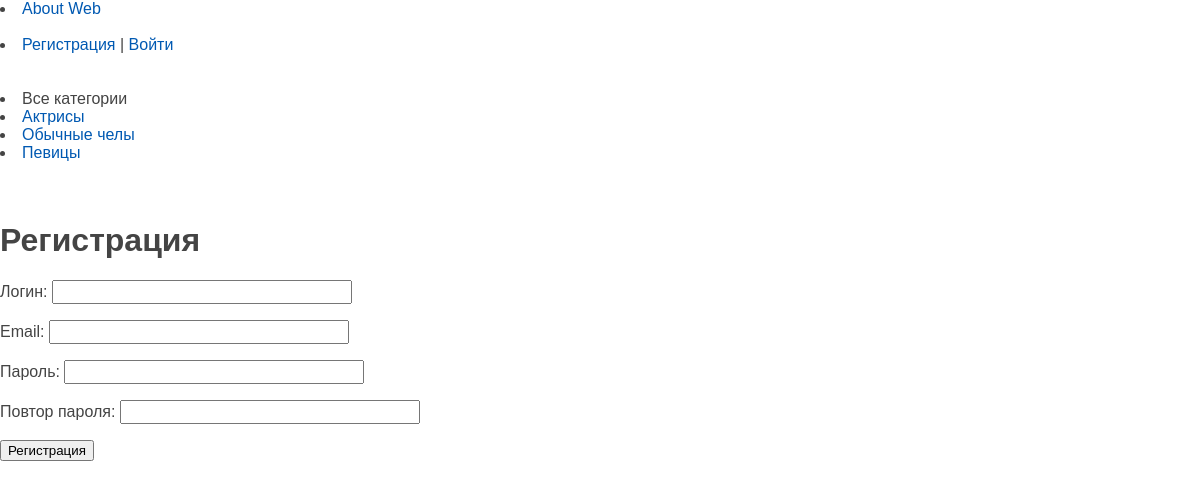
Screenshot of /register/ with the database file from the repository.
### my_app/models.py (models this page shows, shortened)
class Category(models.Model):
    name = models.CharField(max_length=100, db_index=True, verbose_name='Профессиональная деятельность')
    slug = models.SlugField(max_length=255, unique=True, db_index=True, verbose_name='URL')
    def get_absolute_url(self):
        return reverse('category', kwargs={'cat_slug': self.slug})
    class Meta:
        verbose_name = 'Категории'
        verbose_name_plural = 'Катя Горева'
        ordering = ['id']

### my_app/views.py (the view, shortened to what this page needs)
# urls.py: path('register/', RegisterUser.as_view(), name='register'),
class RegisterUser(DataMixin, CreateView):
    form_class = RegisterUserForm
    template_name = 'my_app/register.html'
    success_url = reverse_lazy('home')
    def get_context_data(self, **kwargs):
        context = super().get_context_data(**kwargs)
        c_def = self.get_user_context(title='Регистрация')
        return context | c_def

### my_app/forms.py
class RegisterUserForm(UserCreationForm):
    username = forms.CharField(label='Логин', widget=forms.TextInput(attrs={'class': 'form-input'}))
    email = forms.EmailField(label='Email', widget=forms.EmailInput(attrs={'class': 'form-input'}))
    password1 = forms.CharField(label='Пароль', widget=forms.PasswordInput(attrs={'class': 'form-input'}))
    password2 = forms.CharField(label='Повтор пароля', widget=forms.PasswordInput(attrs={'class': 'form-input'}))
    class Meta:
        model = User
        fields = ('username', 'email', 'password1', 'password2')

### my_app/utils.py (called while the page is built)
    def get_user_context(self, **kwargs):
        context = kwargs
        cats = cache.get('cats')
        if not cats:
            cats = Category.objects.annotate(total=Count('women')).filter(total__gt=0)
            cache.set('cats', cats, 60)
        user_menu = menu_base.copy()
        if not self.request.user.is_authenticated:
            user_menu.pop(1)
            user_menu.pop(-1)
        context['menu_bar'] = user_menu
        context['cats'] = cats
        if 'cat_selected' not in context:
            context['cat_selected'] = 0
        return context

### my_app/templates/my_app/register.html (shortened to what this page needs)
{% extends 'my_app/base.html' %}
{% block content %}
<h1>{{title}}</h1>
<form method="post">
    {{form.as_p}}
    <button type="submit">Регистрация</button>
</form>
{% endblock %}

### my_app/templates/my_app/base.html (shortened to what this page needs)
{% load static %}
<link type="text/css" href="{% static 'my_app/css/style.css' %}" rel="stylesheet" />
{% for menu in menu_bar %}
<li><a href="{% url menu.url_name %}">{{menu.title}}</a></li>
{% endfor %}
            {% if not user.is_authenticated %}
            <li class="last"><a href="{% url 'register' %}">Регистрация</a> | <a href="{% url 'login' %}">Войти</a></li>
            {% else %}
            <li class="last">{{user.username}} | <a href="{% url 'logout' %}">Выйти</a></li>
			    <div class="clear"></div>
            {% endif %}
{% if cat_selected == 0 %}
                   <li class="selected">Все категории</li>
{% else %}
                   <li><a href="{% url 'home' %}">Все категории</a></li>
{% endif %}
{% for c in cats %}
         {% if c.slug == cat_selected %}
                   <li class="selected">{{c.name}}</li>
         {% else %}
                   <li><a href="{{ c.get_absolute_url }}">{{c.name}}</a></li>
         {% endif %}
{% endfor %}
{% block content %}
{% endblock %}

### my_app/static/my_app/css/style.css (style rules this page uses)
a { color: #0059b2; text-decoration: none; }
.form-input { width: 300px; font-size: 16px; }

### rows the page displays
Category: name "Актрисы"
Category: name "Обычные челы"
Category: name "Певицы"

### other values shown
{{ menu.title }} "About Web"
{{ title }} "Регистрация"
